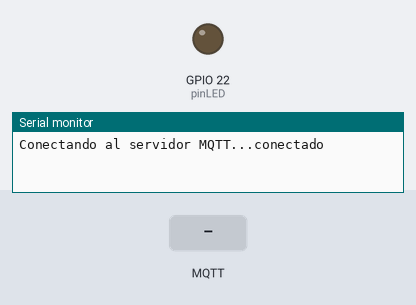
A sketch run on a simulated ESP32. Shown: output pins drawn as LEDs (lit = HIGH), the last lines printed to the serial monitor. The test bench sets the inputs (shaded band). WiFi joins after 1.5 s; servers stay silent unless stated; no MQTT or app messages arrive unless stated.

Above: at 3.2 s.
3.3 s: MQTT message "1" arrives on the first subscribed topic
At 4.0 s:
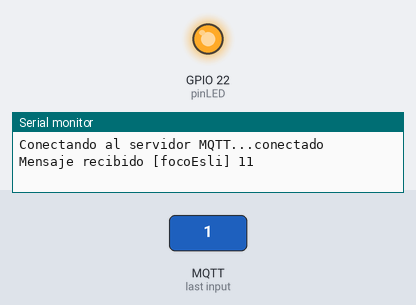
4.8 s: MQTT message "0" arrives on the first subscribed topic
At 5.2 s:
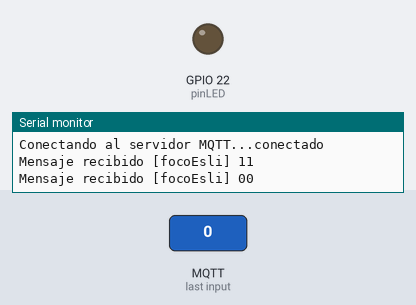
6.3 s: MQTT message "2" arrives on the first subscribed topic
At 7.6 s:
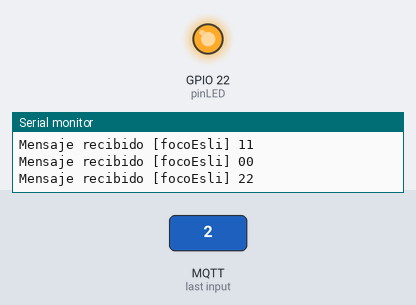
Timing chart, 0 to 9.3 s (numbered marks = the images above; inputs shaded):
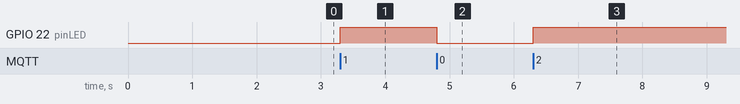

The sketch:

focoEsteban.ino
```cpp
#include <WiFi.h>
#include <PubSubClient.h>
#define pinLED 22
const char *mqtt_server = "test.mosquitto.org";
String palabra;
const int mqtt_port = 1883;

bool ledState = false;

WiFiClient espClient;
PubSubClient client(espClient);

void callback(char *topic, byte *payload, unsigned int length)
{
  Serial.print("Mensaje recibido [");
  Serial.print(topic);
  Serial.print("] ");

  for (int i = 0; i < length; i++)
  {
    Serial.print((char)payload[i]);
    palabra += (char)payload[i];
  }

  Serial.println(palabra);
  palabra = "";
  ledState = !ledState;
  digitalWrite(pinLED, ledState);
}

void setup()
{
  pinMode(pinLED, OUTPUT);
  // put your setup code here, to run once:
  // Inicializar la conexión Wi-Fi
  WiFi.begin("E6CA82", "L21503735312143");
  Serial.begin(9600);

  // Esperar a que se establezca la conexión
  while (WiFi.status() != WL_CONNECTED)
  {
    delay(1000);
  }

  client.setServer(mqtt_server, 1883);
  client.setCallback(callback);
}

void loop()
{
  // put your main code here, to run repeatedly:

  if (WiFi.status() != WL_CONNECTED)
  {
    // Reintentar la conexión
    WiFi.begin("E6CA82", "L21503735312143");
    while (WiFi.status() != WL_CONNECTED)
    {
      delay(1000);
    }
  }

  /*
    Serial.print("SSID: ");
    Serial.println(WiFi.SSID());
    Serial.print("RSSI: ");
    Serial.println(WiFi.RSSI());
    delay(1000);
  */

  if (!client.connected())
  {
    reconnect();
  }
  client.loop();
}

void reconnect()
{
  // Loop hasta que estemos conectados
  while (!client.connected())
  {
    Serial.print("Conectando al servidor MQTT...");

    // Intenta conectarse
    if (client.connect(mqtt_server))
    {
      Serial.println("conectado");

      // Suscribirse a un tema
      client.subscribe("focoEsli");
    }
    else
    {
      Serial.print("fallo, rc=");
      Serial.print(client.state());
      Serial.println(" esperando 5 segundos antes de volver a intentar");
      // Espera 5 segundos antes de intentar nuevamente
      delay(5000);
    }
  }
}
```

Measured:
- after the input at 3.3 s, GPIO 22 (pinLED): LOW → HIGH at once
- after the input at 4.8 s, GPIO 22 (pinLED): HIGH → LOW at once
- after the input at 6.3 s, GPIO 22 (pinLED): LOW → HIGH at once
